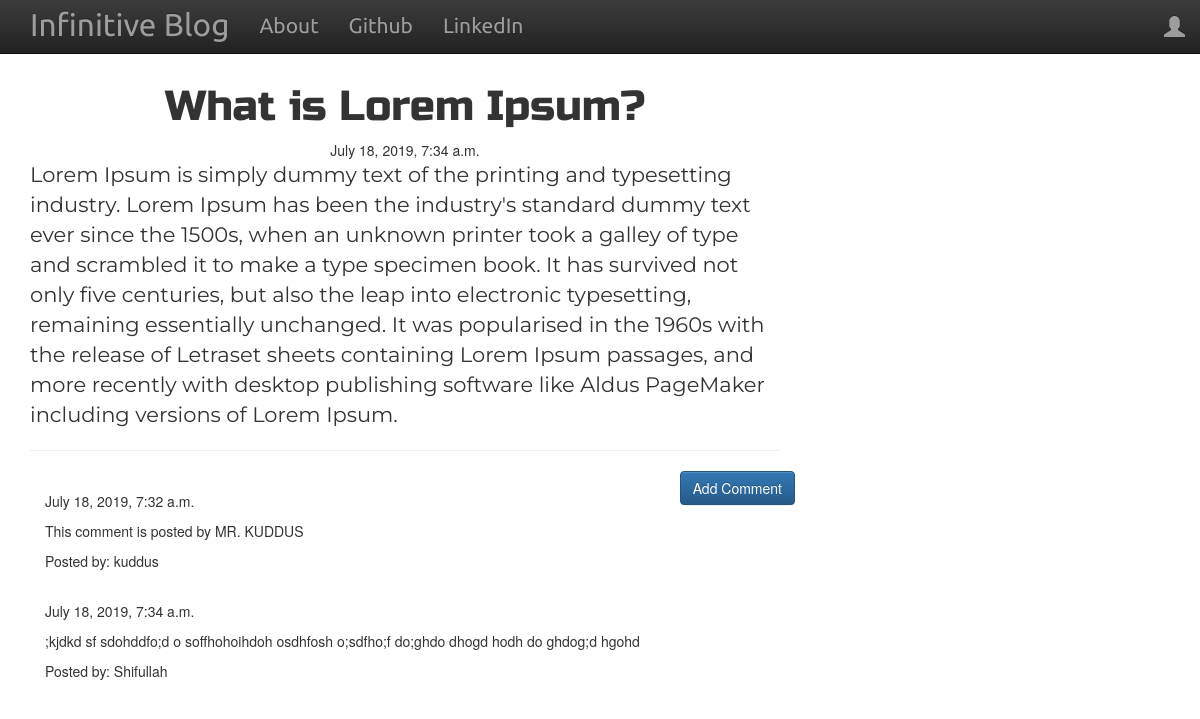
The app's page /post/2/ with its own data.
### blog/models.py (models this page shows, shortened)
class Post(models.Model):
    author = models.ForeignKey('auth.User', on_delete = models.CASCADE) #, on_delete = models.CASCADE
    title = models.CharField(max_length=200)
    text = models.TextField()
    created_date = models.DateTimeField(default=timezone.now)
    published_date = models.DateTimeField(blank=True, null=True)

class Comment(models.Model):
    post = models.ForeignKey('blog.Post', related_name='comments', on_delete = models.CASCADE) #, on_delete = models.CASCADE
    author = models.CharField(max_length=200)
    text = models.TextField()
    created_date = models.DateTimeField(default=timezone.now)
    approved_comment = models.BooleanField(default=False)

### blog/views.py (the view)
# urls.py: path('post/<int:pk>/', views.PostDetailView.as_view(), name='post_detail'),
class PostDetailView(DetailView):
    model = Post

### blog/templates/blog/post_detail.html (shortened to what this page needs)
{% extends "blog/base.html" %}
{% block content %}
    <h1 class="posttitle loader">{{ post.title }}</h1>
    {% if  post.published_date %}
        <div class="date postdate">
            {{ post.published_date }}
        </div>
    {% else %}
        <a class="btn btn-default" href="{% url 'post_publish' pk=post.pk %}">Publish</a>
    {% endif %}
    <p class="postcontent">{{ post.text|safe|linebreaksbr }}</p>
    <hr>
    <a class="btn btn-primary btn-comment" href="{% url 'add_comment_to_post' pk=post.pk %}">Add Comment</a>
    <div class="container">
        {% for comment in post.comments.all %}
            <br>
            {% if user.is_authenticated or comment.approved_comment %}
                {{ comment.created_date }}
                    <p>{{ comment.text|safe|linebreaks }}</p>
                    <p>Posted by: {{ comment.author }}</p>
            {% endif %}
        {% empty %}
            <p>No Comments posted.</p>
        {% endfor %}
    </div>
{% endblock content %}

### blog/static/css/blog.css (style rules this page uses)
.postdate { text-align: center; }
.posttitle { font-family: 'Russo One', sans-serif; font-size: 3em; text-align: center; }
.postcontent { font-family: 'Montserrat'; font-size: 1.5em; }
.btn-comment { position: absolute; right: 0px; }
.loader { filter:hue-rotate(0deg); color:linear-gradient(45deg,#0f8,#08f); animation:hue 10000ms infinite linear; }

### records on screen
Post: title "What is Lorem Ipsum?", published_date "July 18, 2019, 7:34 a.m.", text "Lorem Ipsum is simply dummy text of the printing and typesetting industry. Lorem Ipsum has been the industry's standard dummy text ever since the 1500s, when an unknown printer took a galley of type and scrambled it to make a type specimen book. It has survived not only five centuries, but also the leap into electronic typesetting, remaining essentially unchanged. It was popularised in the 1960s with the release of Letraset sheets containing Lorem Ipsum passages, and more recently with desktop publishing software like Aldus PageMaker including versions of Lorem Ipsum."
Comment: created_date "July 18, 2019, 7:32 a.m.", text "This comment is posted by MR. KUDDUS", author "kuddus"
Comment: created_date "July 18, 2019, 7:34 a.m.", text ";kjdkd sf sdohddfo;d o soffhohoihdoh osdhfosh o;sdfho;f do;ghdo dhogd hodh do ghdog;d hgohd", author "Shifullah"
